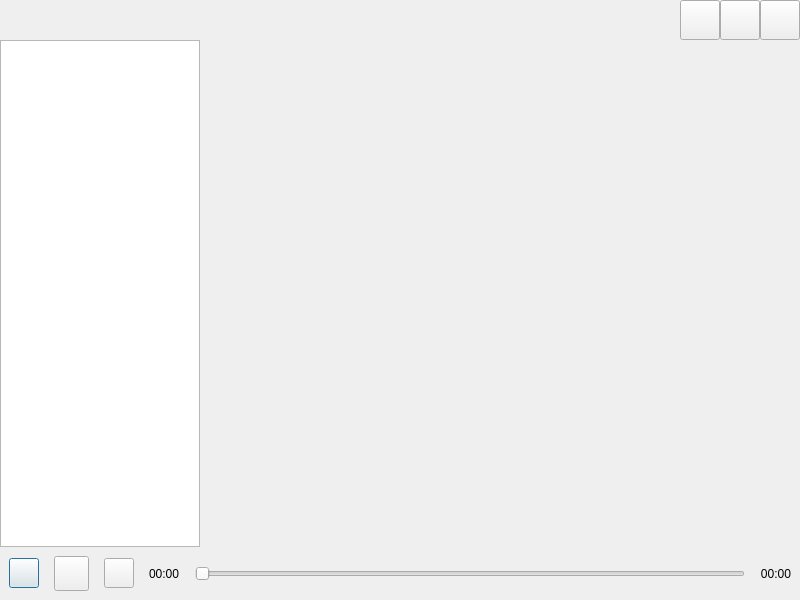
<?xml version="1.0" encoding="UTF-8"?>
<ui version="4.0">
 <class>UIDemo17</class>
 <widget class="QDialog" name="UIDemo17">
  <property name="geometry">
   <rect>
    <x>0</x>
    <y>0</y>
    <width>800</width>
    <height>600</height>
   </rect>
  </property>
  <property name="windowTitle">
   <string>Form</string>
  </property>
  <property name="sizeGripEnabled">
   <bool>false</bool>
  </property>
  <layout class="QVBoxLayout" name="verticalLayout">
   <property name="spacing">
    <number>0</number>
   </property>
   <property name="leftMargin">
    <number>0</number>
   </property>
   <property name="topMargin">
    <number>0</number>
   </property>
   <property name="rightMargin">
    <number>0</number>
   </property>
   <property name="bottomMargin">
    <number>0</number>
   </property>
   <item>
    <widget class="QWidget" name="widgetTitle" native="true">
     <property name="maximumSize">
      <size>
       <width>16777215</width>
       <height>40</height>
      </size>
     </property>
     <layout class="QHBoxLayout" name="horizontalLayout_2">
      <property name="spacing">
       <number>6</number>
      </property>
      <property name="leftMargin">
       <number>10</number>
      </property>
      <property name="topMargin">
       <number>0</number>
      </property>
      <property name="rightMargin">
       <number>0</number>
      </property>
      <property name="bottomMargin">
       <number>0</number>
      </property>
      <item>
       <widget class="QLabel" name="labIco">
        <property name="text">
         <string/>
        </property>
        <property name="alignment">
         <set>Qt::AlignCenter</set>
        </property>
       </widget>
      </item>
      <item>
       <widget class="QLabel" name="labTitle">
        <property name="sizePolicy">
         <sizepolicy hsizetype="Expanding" vsizetype="Preferred">
          <horstretch>0</horstretch>
          <verstretch>0</verstretch>
         </sizepolicy>
        </property>
        <property name="styleSheet">
         <string notr="true"/>
        </property>
        <property name="text">
         <string/>
        </property>
        <property name="alignment">
         <set>Qt::AlignLeading|Qt::AlignLeft|Qt::AlignVCenter</set>
        </property>
       </widget>
      </item>
      <item>
       <widget class="QWidget" name="widgetMenu" native="true">
        <layout class="QGridLayout" name="gridLayout_2">
         <property name="leftMargin">
          <number>0</number>
         </property>
         <property name="topMargin">
          <number>0</number>
         </property>
         <property name="rightMargin">
          <number>0</number>
         </property>
         <property name="bottomMargin">
          <number>0</number>
         </property>
         <property name="spacing">
          <number>0</number>
         </property>
         <item row="0" column="1">
          <widget class="QPushButton" name="btnMenu_Min">
           <property name="sizePolicy">
            <sizepolicy hsizetype="Minimum" vsizetype="Expanding">
             <horstretch>0</horstretch>
             <verstretch>0</verstretch>
            </sizepolicy>
           </property>
           <property name="minimumSize">
            <size>
             <width>40</width>
             <height>30</height>
            </size>
           </property>
           <property name="cursor">
            <cursorShape>ArrowCursor</cursorShape>
           </property>
           <property name="focusPolicy">
            <enum>Qt::NoFocus</enum>
           </property>
           <property name="text">
            <string/>
           </property>
          </widget>
         </item>
         <item row="0" column="3">
          <widget class="QPushButton" name="btnMenu_Close">
           <property name="sizePolicy">
            <sizepolicy hsizetype="Minimum" vsizetype="Expanding">
             <horstretch>0</horstretch>
             <verstretch>0</verstretch>
            </sizepolicy>
           </property>
           <property name="minimumSize">
            <size>
             <width>40</width>
             <height>30</height>
            </size>
           </property>
           <property name="cursor">
            <cursorShape>ArrowCursor</cursorShape>
           </property>
           <property name="focusPolicy">
            <enum>Qt::NoFocus</enum>
           </property>
           <property name="text">
            <string/>
           </property>
          </widget>
         </item>
         <item row="0" column="2">
          <widget class="QPushButton" name="btnMenu_Max">
           <property name="sizePolicy">
            <sizepolicy hsizetype="Minimum" vsizetype="Expanding">
             <horstretch>0</horstretch>
             <verstretch>0</verstretch>
            </sizepolicy>
           </property>
           <property name="minimumSize">
            <size>
             <width>40</width>
             <height>30</height>
            </size>
           </property>
           <property name="focusPolicy">
            <enum>Qt::NoFocus</enum>
           </property>
           <property name="text">
            <string/>
           </property>
          </widget>
         </item>
        </layout>
       </widget>
      </item>
     </layout>
    </widget>
   </item>
   <item>
    <widget class="QWidget" name="widgetMain" native="true">
     <layout class="QGridLayout" name="gridLayout">
      <property name="leftMargin">
       <number>0</number>
      </property>
      <property name="topMargin">
       <number>0</number>
      </property>
      <property name="rightMargin">
       <number>0</number>
      </property>
      <property name="bottomMargin">
       <number>0</number>
      </property>
      <property name="spacing">
       <number>0</number>
      </property>
      <item row="0" column="0">
       <widget class="QListWidget" name="listWidget">
        <property name="minimumSize">
         <size>
          <width>200</width>
          <height>0</height>
         </size>
        </property>
        <property name="maximumSize">
         <size>
          <width>200</width>
          <height>16777215</height>
         </size>
        </property>
       </widget>
      </item>
      <item row="0" column="1">
       <widget class="QWidget" name="widgetWave" native="true"/>
      </item>
      <item row="1" column="0" colspan="2">
       <widget class="QWidget" name="widgetBottom" native="true">
        <property name="minimumSize">
         <size>
          <width>0</width>
          <height>50</height>
         </size>
        </property>
        <layout class="QHBoxLayout" name="horizontalLayout_4">
         <property name="spacing">
          <number>15</number>
         </property>
         <item>
          <layout class="QHBoxLayout" name="horizontalLayout_3">
           <property name="spacing">
            <number>15</number>
           </property>
           <item>
            <widget class="QPushButton" name="btnPre">
             <property name="minimumSize">
              <size>
               <width>30</width>
               <height>30</height>
              </size>
             </property>
             <property name="maximumSize">
              <size>
               <width>30</width>
               <height>30</height>
              </size>
             </property>
             <property name="text">
              <string/>
             </property>
            </widget>
           </item>
           <item>
            <widget class="QPushButton" name="btnPlay">
             <property name="minimumSize">
              <size>
               <width>35</width>
               <height>35</height>
              </size>
             </property>
             <property name="maximumSize">
              <size>
               <width>35</width>
               <height>35</height>
              </size>
             </property>
             <property name="text">
              <string/>
             </property>
            </widget>
           </item>
           <item>
            <widget class="QPushButton" name="btnNext">
             <property name="minimumSize">
              <size>
               <width>30</width>
               <height>30</height>
              </size>
             </property>
             <property name="maximumSize">
              <size>
               <width>30</width>
               <height>30</height>
              </size>
             </property>
             <property name="text">
              <string/>
             </property>
            </widget>
           </item>
          </layout>
         </item>
         <item>
          <layout class="QHBoxLayout" name="horizontalLayout">
           <item>
            <widget class="QLabel" name="labTimePlay">
             <property name="text">
              <string>00:00</string>
             </property>
            </widget>
           </item>
           <item>
            <widget class="QSlider" name="slider">
             <property name="orientation">
              <enum>Qt::Horizontal</enum>
             </property>
            </widget>
           </item>
           <item>
            <widget class="QLabel" name="labTimeAll">
             <property name="text">
              <string>00:00</string>
             </property>
             <property name="alignment">
              <set>Qt::AlignRight|Qt::AlignTrailing|Qt::AlignVCenter</set>
             </property>
            </widget>
           </item>
          </layout>
         </item>
        </layout>
       </widget>
      </item>
     </layout>
    </widget>
   </item>
  </layout>
 </widget>
 <resources/>
 <connections/>
</ui>
